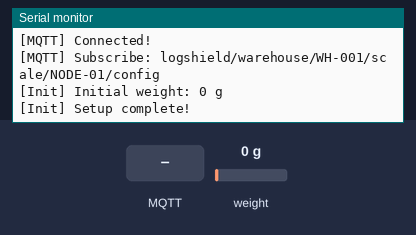
A program run on a simulated ESP32. On the bench: the last lines printed to the serial monitor. The test bench sets the inputs (shaded band); at power-on: weight on the scale 0 g. WiFi joins after 1.5 s; servers stay silent unless stated; random numbers use the default seed unless the program sets one; EEPROM starts erased; no MQTT or app messages arrive unless stated.

Above: at 6.3 s.
6.4 s: MQTT message "tare" arrives on the first subscribed topic
At 7.6 s:
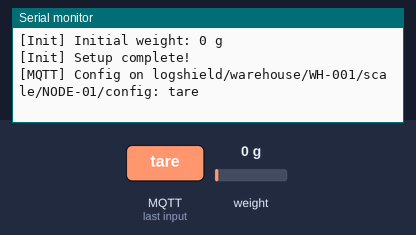
7.9 s: MQTT message "restart" arrives on the first subscribed topic
At 9.4 s:
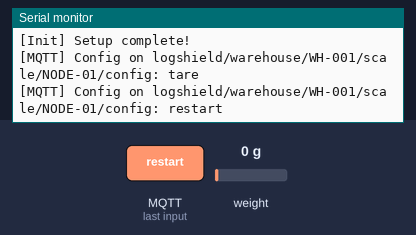
10.9 s: MQTT message "1" arrives on the first subscribed topic
At 12.8 s:
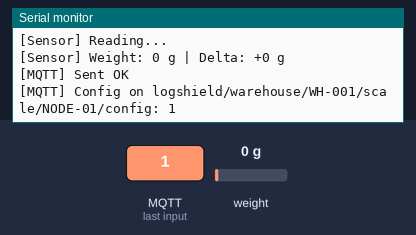
13.4 s: MQTT message "on" arrives on the first subscribed topic
At 14.2 s:
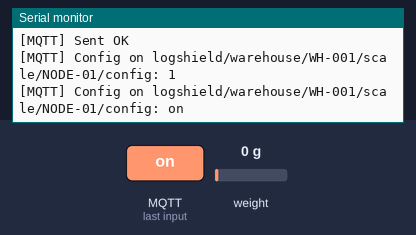
14.9 s: MQTT message "off" arrives on the first subscribed topic
At 15.7 s:
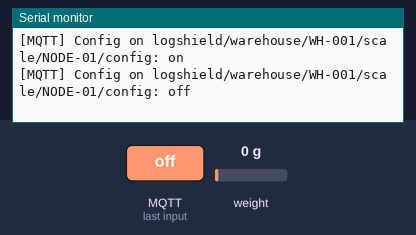

The program:

main.cpp
```cpp
#include <Arduino.h>
#include <WiFi.h>
#include <PubSubClient.h>
#include <HX711.h>
#include <ArduinoJson.h>
#include <Preferences.h>

// ----- Wi-Fi -----
const char* WIFI_SSID = "lantai2";
const char* WIFI_PASSWORD = "padasuka828";

// ----- MQTT Broker -----
const char* MQTT_BROKER = "mqtt-logshield.atharizza.com";
const int MQTT_PORT = 1883;
const char* MQTT_USER = "logshield_iot";
const char* MQTT_PASSWORD = "logshieldiot123!";

// ----- Node -----
const char* WAREHOUSE_ID = "WH-001";
const char* NODE_ID = "NODE-01";
const char* COMMODITY = "beras";

// ----- Calibration -----
const long CAL_OFFSET = -513743;
const float CAL_SCALE = 1035.302246;

#define HX711_DT 16
#define HX711_SCK 4

#define INTERVAL_READING 10000
#define INTERVAL_HEALTH 300000
#define INTERVAL_RECONNECT 5000

#define MEDIAN_SAMPLES 15
#define NVS_MAX 100

WiFiClient wifiClient;
PubSubClient mqtt(wifiClient);
HX711 scale;
Preferences prefs;

unsigned long lastReading = 0;
unsigned long lastHealth = 0;
unsigned long lastReconnect = 0;
unsigned long bootTime = 0;

long lastWeight_g = 0;
int bufferCount = 0;
int bufferHead = 0;

char topicReading[120];
char topicHealth[120];
char topicConfig[120];

float getMedian() {
  if (!scale.is_ready()) return -1;

  float samples[MEDIAN_SAMPLES];
  int valid = 0;

  for (int i = 0; i < MEDIAN_SAMPLES; i++) {
    if (scale.is_ready()) {
      samples[valid++] = scale.get_units(1);
    }
    delay(30);
  }

  if (valid == 0) return -1;

  for (int i = 1; i < valid; i++) {
    float key = samples[i];
    int j = i - 1;
    while (j >= 0 && samples[j] > key) {
      samples[j + 1] = samples[j];
      j--;
    }
    samples[j + 1] = key;
  }

  return samples[valid / 2];
}

void bufferInit() {
  prefs.begin("buf", true);
  bufferCount = prefs.getInt("count", 0);
  bufferHead = prefs.getInt("head", 0);
  prefs.end();

  if (bufferCount < 0 || bufferCount > NVS_MAX || bufferHead < 0 || bufferHead >= NVS_MAX) {
    prefs.begin("buf", false);
    prefs.clear();
    prefs.end();
    bufferCount = 0;
    bufferHead = 0;
  }

  Serial.printf("[NVS] %d buffered readings\n", bufferCount);
}

void bufferStore(const String& payload) {
  prefs.begin("buf", false);
  String key = "r" + String(bufferHead);
  prefs.putString(key.c_str(), payload);
  bufferHead = (bufferHead + 1) % NVS_MAX;
  if (bufferCount < NVS_MAX) bufferCount++;
  prefs.putInt("count", bufferCount);
  prefs.putInt("head", bufferHead);
  prefs.end();
  Serial.printf("[NVS] Buffered (total=%d)\n", bufferCount);
}

void bufferFlush() {
  if (bufferCount == 0 || !mqtt.connected()) return;

  Serial.printf("[NVS] Flushing %d readings...\n", bufferCount);
  prefs.begin("buf", false);

  int start = (bufferHead - bufferCount + NVS_MAX) % NVS_MAX;
  int flushed = 0;
  int missing = 0;

  for (int i = 0; i < bufferCount; i++) {
    int idx = (start + i) % NVS_MAX;
    String key = "r" + String(idx);

    if (!prefs.isKey(key.c_str())) {
      missing++;
      continue;
    }

    String payload = prefs.getString(key.c_str(), "");

    if (payload.length() > 0) {
      if (mqtt.publish(topicReading, payload.c_str(), false)) {
        prefs.remove(key.c_str());
        flushed++;
        delay(30);
      } else {
        break;
      }
    } else {
      prefs.remove(key.c_str());
      missing++;
    }
  }

  bufferCount -= (flushed + missing);
  if (bufferCount <= 0) {
    bufferCount = 0;
    bufferHead = 0;
  }
  prefs.putInt("count", bufferCount);
  prefs.putInt("head", bufferHead);
  prefs.end();

  Serial.printf("[NVS] Sent %d, cleaned %d missing, remaining %d\n", flushed, missing, bufferCount);
}

String getTimestamp() {
  unsigned long ms = millis();
  unsigned long s = ms / 1000;
  unsigned long m = s / 60;
  unsigned long h = m / 60;
  char buf[30];
  snprintf(buf, sizeof(buf), "uptime_%02luh%02lum%02lus", h, m % 60, s % 60);
  return String(buf);
}

void mqttCallback(char* topic, byte* payload, unsigned int length) {
  String msg;
  for (unsigned int i = 0; i < length; i++) msg += (char)payload[i];
  Serial.printf("[MQTT] Config on %s: %s\n", topic, msg.c_str());

  JsonDocument doc;
  if (deserializeJson(doc, msg)) return;

  const char* cmd = doc["command"];
  if (!cmd) return;

  if (strcmp(cmd, "tare") == 0) {
    Serial.println("[CMD] Tare...");
    scale.tare(20);
    Serial.printf("[CMD] Tare done, offset=%ld\n", scale.get_offset());
  } else if (strcmp(cmd, "restart") == 0) {
    Serial.println("[CMD] Restart...");
    delay(500);
    ESP.restart();
  }
}

void wifiConnect() {
  if (WiFi.status() == WL_CONNECTED) return;

  Serial.printf("[WiFi] Connecting to %s", WIFI_SSID);
  WiFi.mode(WIFI_STA);
  WiFi.begin(WIFI_SSID, WIFI_PASSWORD);

  int tries = 0;
  while (WiFi.status() != WL_CONNECTED && tries < 20) {
    delay(500);
    Serial.print(".");
    tries++;
  }

  if (WiFi.status() == WL_CONNECTED) {
    Serial.printf("\n[WiFi] OK! IP: %s\n", WiFi.localIP().toString().c_str());
  } else {
    Serial.println("\n[WiFi] Failed, will retry...");
  }
}

void mqttConnect() {
  if (mqtt.connected()) return;
  if (WiFi.status() != WL_CONNECTED) return;

  String clientId = "logshield-" + String(NODE_ID) + "-" + String(random(0xffff), HEX);

  Serial.printf("[MQTT] Connecting to %s:%d\n", MQTT_BROKER, MQTT_PORT);

  if (mqtt.connect(clientId.c_str(), MQTT_USER, MQTT_PASSWORD)) {
    Serial.println("[MQTT] Connected!");
    mqtt.subscribe(topicConfig, 1);
    Serial.printf("[MQTT] Subscribe: %s\n", topicConfig);
  } else {
    Serial.printf("[MQTT] Failed, rc=%d\n", mqtt.state());
  }
}

void sendReading() {
  Serial.println("\n[Sensor] Reading...");

  float weight = getMedian();

  if (weight < 0) {
    Serial.println("[Sensor] Read failed");
    return;
  }

  if (weight < -500 || weight > 60000) {
    Serial.printf("[Sensor] Out of range: %.1f g - discarded\n", weight);
    return;
  }

  long weight_g = (long)weight;
  long delta = weight_g - lastWeight_g;

  Serial.printf("[Sensor] Weight: %ld g | Delta: %+ld g\n", weight_g, delta);

  JsonDocument doc;
  doc["node_id"] = NODE_ID;
  doc["warehouse_id"] = WAREHOUSE_ID;
  doc["commodity"] = COMMODITY;
  doc["weight_g"] = weight_g;
  doc["weight_delta_g"] = delta;
  doc["sample_count"] = MEDIAN_SAMPLES;
  doc["device_uptime"] = getTimestamp();
  doc["rssi"] = WiFi.RSSI();
  doc["uptime_s"] = (millis() - bootTime) / 1000;
  doc["battery_mv"] = nullptr;
  doc["nvs_buffered"] = bufferCount;

  String payload;
  serializeJson(doc, payload);
  lastWeight_g = weight_g;

  if (mqtt.connected()) {
    if (mqtt.publish(topicReading, payload.c_str(), false)) {
      Serial.println("[MQTT] Sent OK");
      bufferFlush();
    } else {
      Serial.println("[MQTT] Send failed, buffering to NVS");
      bufferStore(payload);
    }
  } else {
    Serial.println("[MQTT] Offline, buffering to NVS");
    bufferStore(payload);
  }
}

void sendHealth() {
  if (!mqtt.connected()) return;

  JsonDocument doc;
  doc["node_id"] = NODE_ID;
  doc["warehouse_id"] = WAREHOUSE_ID;
  doc["uptime_s"] = (millis() - bootTime) / 1000;
  doc["rssi"] = WiFi.RSSI();
  doc["free_heap_kb"] = ESP.getFreeHeap() / 1024;
  doc["nvs_buffered"] = bufferCount;
  doc["last_weight_g"] = lastWeight_g;
  doc["timestamp"] = getTimestamp();

  String out;
  serializeJson(doc, out);

  if (mqtt.publish(topicHealth, out.c_str(), false)) {
    Serial.println("[Health] Sent OK");
  }
}

void setup() {
  Serial.begin(9600);
  delay(1000);
  bootTime = millis();

  Serial.println();
  Serial.println("============================================");
  Serial.println("  LOG-SHIELD IoT Firmware v1.0.0");
  Serial.printf("  Node: %s | Warehouse: %s\n", NODE_ID, WAREHOUSE_ID);
  Serial.printf("  Commodity: %s\n", COMMODITY);
  Serial.println("============================================");
  Serial.printf("  MQTT Broker : %s:%d\n", MQTT_BROKER, MQTT_PORT);
  Serial.println("  HX711: DT=GPIO16, SCK=GPIO4");
  Serial.printf("  Calibration : offset=%ld, scale=%.6f\n", CAL_OFFSET, CAL_SCALE);
  Serial.println("============================================\n");

  snprintf(topicReading, sizeof(topicReading),
    "logshield/warehouse/%s/scale/%s/reading", WAREHOUSE_ID, NODE_ID);
  snprintf(topicHealth, sizeof(topicHealth),
    "logshield/warehouse/%s/scale/%s/health", WAREHOUSE_ID, NODE_ID);
  snprintf(topicConfig, sizeof(topicConfig),
    "logshield/warehouse/%s/scale/%s/config", WAREHOUSE_ID, NODE_ID);

  Serial.printf("[Topic] Reading : %s\n", topicReading);
  Serial.printf("[Topic] Health  : %s\n", topicHealth);
  Serial.printf("[Topic] Config  : %s\n", topicConfig);
  Serial.println();

  scale.begin(HX711_DT, HX711_SCK);

  if (scale.is_ready()) {
    Serial.println("[HX711] Sensor detected");
  } else {
    Serial.println("[HX711] Sensor not detected, check wiring");
  }

  scale.set_offset(CAL_OFFSET);
  scale.set_scale(CAL_SCALE);
  Serial.println("[HX711] Calibration applied");

  bufferInit();

  mqtt.setServer(MQTT_BROKER, MQTT_PORT);
  mqtt.setCallback(mqttCallback);
  mqtt.setBufferSize(512);

  wifiConnect();
  mqttConnect();

  if (scale.is_ready()) {
    float w = getMedian();
    if (w >= 0) {
      lastWeight_g = (long)w;
      Serial.printf("[Init] Initial weight: %ld g\n", lastWeight_g);
    }
  }

  Serial.println("\n[Init] Setup complete!\n");
}

void loop() {
  unsigned long now = millis();

  if (WiFi.status() != WL_CONNECTED) {
    if (now - lastReconnect > INTERVAL_RECONNECT) {
      lastReconnect = now;
      wifiConnect();
    }
  }

  if (WiFi.status() == WL_CONNECTED && !mqtt.connected()) {
    if (now - lastReconnect > INTERVAL_RECONNECT) {
      lastReconnect = now;
      mqttConnect();
    }
  }

  if (mqtt.connected()) {
    mqtt.loop();
  }

  if (now - lastReading >= INTERVAL_READING) {
    lastReading = now;
    sendReading();
  }

  if (now - lastHealth >= INTERVAL_HEALTH) {
    lastHealth = now;
    sendHealth();
  }

  delay(100);
}
```

Measured:
- after the input at 6.4 s, the serial monitor: prints a new line at once (image 1)
- after the input at 7.9 s, the serial monitor: prints a new line at once (image 2)
- after the input at 10.9 s, the serial monitor: prints a new line after 1.2 s (image 3)
- after the input at 13.4 s, the serial monitor: prints a new line after 0.10 s (image 4)
- after the input at 14.9 s, the serial monitor: prints a new line at once (image 5)
